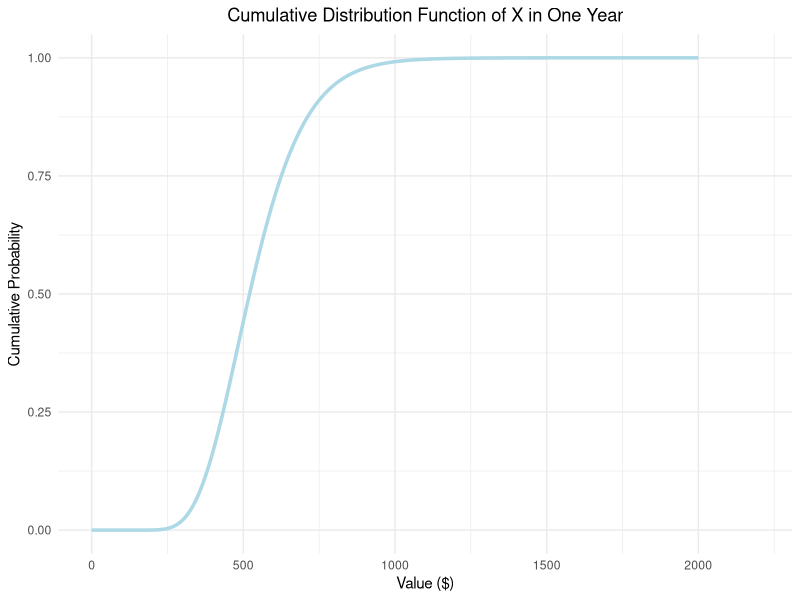

R code for this plot:
# Load necessary libraries
library(ggplot2)

# Define parameters
mu <- 0.261          # Drift
sigma <- 0.272       # Volatility
S_0 <- 416.06       # Initial value

# Create a sequence of x values for the CDF
x <- seq(0.01, 2000, length.out = 1000)  # Start from 0.01 to avoid log(0)

# Calculate the CDF of GBM for t = 1 year
t <- 1  # Time in years
cdf_gbm_t1 <- pnorm(log(x / S_0), mean = (mu - 0.5 * sigma^2) * t, sd = sigma * sqrt(t))

# Create a data frame for ggplot for t = 1
cdf_data_t1 <- data.frame(x = x, cdf = cdf_gbm_t1)

# Filter out any rows with NaN or negative CDF values
cdf_data_t1 <- cdf_data_t1[!is.na(cdf_data_t1$cdf) & cdf_data_t1$cdf >= 0, ]

# Plot the CDF for t = 1 using ggplot2
ggplot(cdf_data_t1, aes(x = x, y = cdf)) +
  geom_line(color = "lightblue", size = 1.2) +
  labs(title = expression(paste("Cumulative Distribution Function of ", X, " in One Year")),
       x = "Value ($)",
       y = "Cumulative Probability") +
  theme_minimal() +
  xlim(0, max(x) * 1.1) +  # Extend x-axis limit by 10%
  ylim(0, 1) +  # CDF should be between 0 and 1
  theme(plot.title = element_text(hjust = 0.5))
